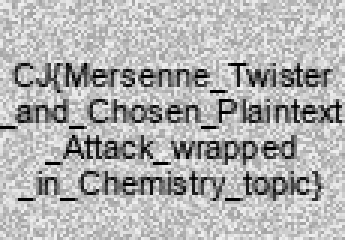
#> input picture challs/crypto/chemistry-lab/src/flag.png, 115 x 80 px (shown 3 times larger)
$ python chall.py
#> lines starting #> are read from the running program, lines starting #| are printed output that depends on the picture
import numpy as np
from random import *
from PIL import Image


dna_rules = {
    1: {'00': 'A', '11': 'T', '01': 'G', '10': 'C'},
    2: {'00': 'A', '11': 'T', '10': 'G', '01': 'C'},
    3: {'01': 'A', '10': 'T', '00': 'G', '11': 'C'},
    4: {'01': 'A', '10': 'T', '11': 'G', '00': 'C'},
    5: {'10': 'A', '01': 'T', '00': 'G', '11': 'C'},
    6: {'10': 'A', '01': 'T', '11': 'G', '00': 'C'},
    7: {'11': 'A', '00': 'T', '01': 'G', '10': 'C'},
    8: {'11': 'A', '00': 'T', '10': 'G', '01': 'C'}
}

def dna_encode_matrix(P, rule_number):
    rule = dna_rules[rule_number]
    dna_encoded_rows = []
    for row in P:
        dna_row = []
        for num in row:
            binary_str = f'{num:08b}'
            for i in range(0, 8, 2):
                bit_pair = binary_str[i:i+2]
                dna_row.append(rule[bit_pair])
        dna_encoded_rows.append(dna_row)
    return np.array(dna_encoded_rows)

# [25 lines left out: functions dna_decode_matrix, xor_matrices, not called in this run]

def scramble_matrix(P, lx, ly):
    return P[lx, :][:, ly]

def generate_matrix(x, y):
    return np.frombuffer(randbytes(x * y), dtype=np.uint8).reshape((x, y))

def generate_sequence(n):
    l = list(range(n))
    for i in range(n):
        j = randint(i, n-1)
        l[i], l[j] = l[j], l[i]
    return np.array(l)

# [22 lines left out: functions adjust_sequences, parse_user_input, not called in this run]

if __name__ == "__main__":
    img = Image.open('flag.png').convert('L')
#> img is the input picture: PIL image 115x80 L; min 0, max 240, mean 178.7
    img_data = np.array(img)
    width, height = img.size
#> width = 115; height = 80
    rule_number = 3
    dna_encoded_flag = dna_encode_matrix(img_data, rule_number)
#> the loop in dna_encode_matrix, `for row in P:` made 80 passes
#> after the loop in dna_encode_matrix, `for row in P:`: dna_encoded_rows = 80 items

    formula = generate_matrix(height,width)
    dna_encoded_formula = dna_encode_matrix(formula, rule_number)
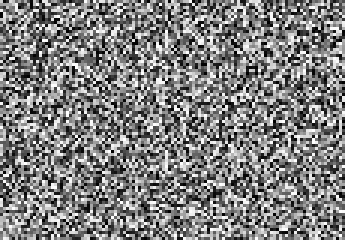
#> formula: shape (80, 115) (shown 3 times larger); min 0, max 255, mean 127.5
    keystream = dna_encode_matrix(generate_matrix(height,width), 7).flatten()
    lx, ly = generate_sequence(height), generate_sequence(width)
    total_bases = dna_encoded_formula.size
#> total_bases = 36800

    print("Welcome to the Chemistry Lab!\nToday we will learn about DNA Encryption for Images.\n")
    for _ in range(9):
        print("Which experiment would you like to try?\n1. Get encrypted formula\n2. Get encrypted input\n3. Get encrypted flag")
#> (the run stopped early here; a loop or call above may not have finished)
